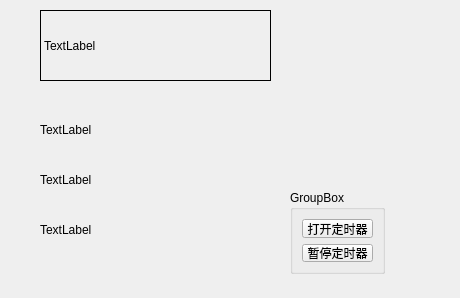
<?xml version="1.0" encoding="UTF-8"?>
<ui version="4.0">
 <class>Widget</class>
 <widget class="QWidget" name="Widget">
  <property name="geometry">
   <rect>
    <x>0</x>
    <y>0</y>
    <width>460</width>
    <height>298</height>
   </rect>
  </property>
  <property name="windowTitle">
   <string>Widget</string>
  </property>
  <widget class="MyLabel" name="label">
   <property name="geometry">
    <rect>
     <x>40</x>
     <y>10</y>
     <width>231</width>
     <height>71</height>
    </rect>
   </property>
   <property name="frameShape">
    <enum>QFrame::Box</enum>
   </property>
   <property name="text">
    <string>TextLabel</string>
   </property>
  </widget>
  <widget class="QLabel" name="label_2">
   <property name="geometry">
    <rect>
     <x>40</x>
     <y>120</y>
     <width>231</width>
     <height>20</height>
    </rect>
   </property>
   <property name="text">
    <string>TextLabel</string>
   </property>
  </widget>
  <widget class="QLabel" name="label_3">
   <property name="geometry">
    <rect>
     <x>40</x>
     <y>170</y>
     <width>231</width>
     <height>20</height>
    </rect>
   </property>
   <property name="text">
    <string>TextLabel</string>
   </property>
  </widget>
  <widget class="QLabel" name="label_4">
   <property name="geometry">
    <rect>
     <x>40</x>
     <y>220</y>
     <width>231</width>
     <height>20</height>
    </rect>
   </property>
   <property name="text">
    <string>TextLabel</string>
   </property>
  </widget>
  <widget class="QGroupBox" name="groupBox">
   <property name="geometry">
    <rect>
     <x>290</x>
     <y>190</y>
     <width>95</width>
     <height>84</height>
    </rect>
   </property>
   <property name="title">
    <string>GroupBox</string>
   </property>
   <layout class="QVBoxLayout" name="verticalLayout">
    <item>
     <widget class="QPushButton" name="pushButton_2">
      <property name="text">
       <string>打开定时器</string>
      </property>
     </widget>
    </item>
    <item>
     <widget class="QPushButton" name="pushButton">
      <property name="text">
       <string>暂停定时器</string>
      </property>
     </widget>
    </item>
   </layout>
  </widget>
 </widget>
 <customwidgets>
  <customwidget>
   <class>MyLabel</class>
   <extends>QLabel</extends>
   <header>mylabel.h</header>
  </customwidget>
 </customwidgets>
 <resources/>
 <connections/>
</ui>
